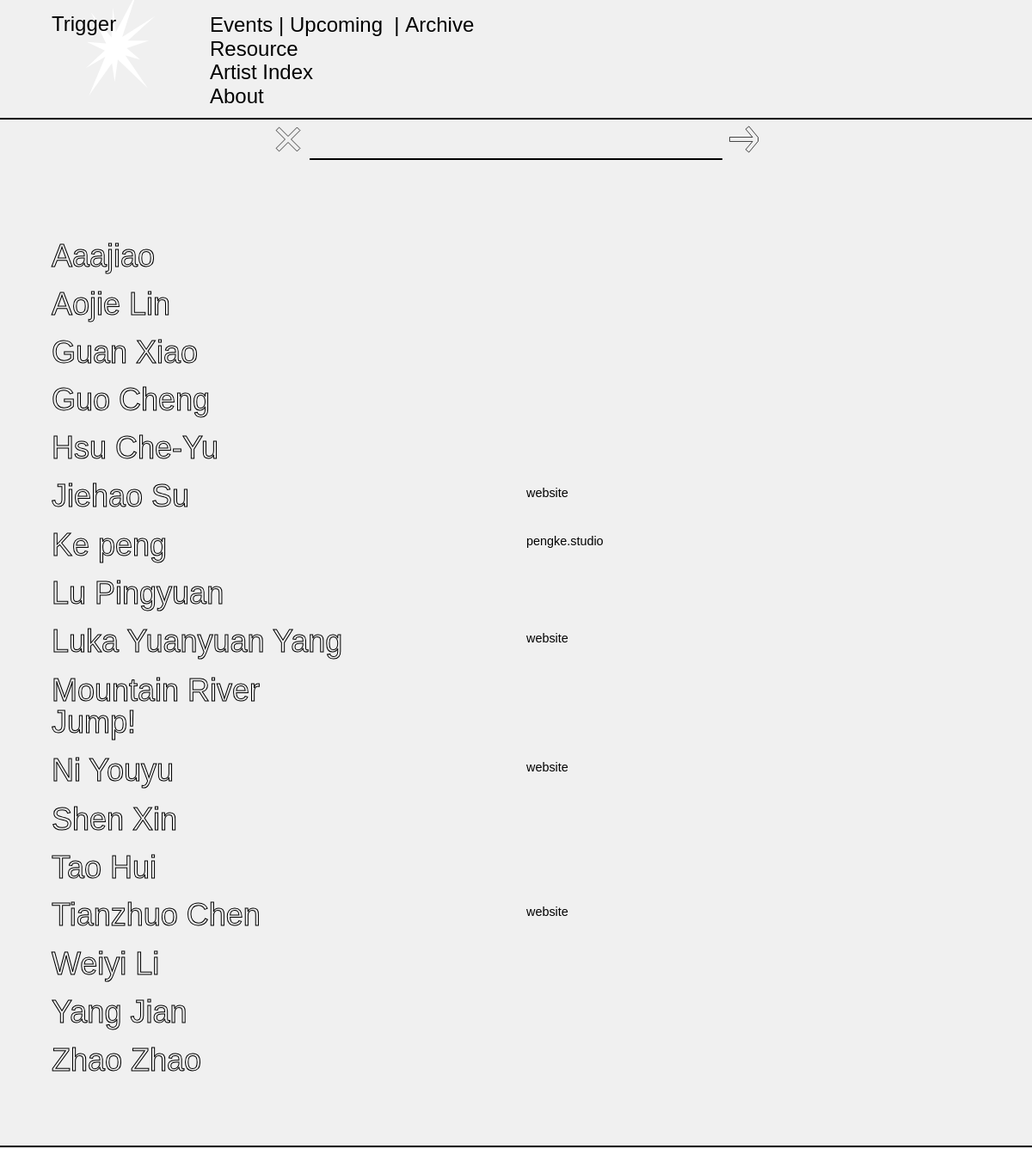
The app's page /artist-index with its own data.
### tables this page shows
CREATE TABLE `objects` (
  `id` int(10) unsigned NOT NULL AUTO_INCREMENT,
  `active` int(1) unsigned NOT NULL DEFAULT '1',
  `created` datetime DEFAULT NULL,
  `modified` datetime DEFAULT NULL,
  `rank` int(10) unsigned DEFAULT NULL,
  `name1` tinytext,
  `name2` tinytext,
  `url` tinytext,
  `email` tinytext,
  `begin` datetime DEFAULT NULL,
  `end` datetime DEFAULT NULL,
  `date` datetime DEFAULT NULL,
  `head` tinytext,
  `main_two` mediumblob,
  `notes` mediumblob,
  `event_date` datetime DEFAULT NULL,
  `location` text,
  `cato` tinytext,
  `event_time` datetime DEFAULT NULL,
  `main_one` mediumblob,
  `website` text,
  `exhibit` text,
  `reading` text,
  `qanda` mediumblob,
  `thumbnail` tinytext,
  `reading_fromid` int(10) DEFAULT NULL,
  `reading_toid` int(10) DEFAULT NULL,
  PRIMARY KEY (`id`)
);

### controller/nav_controller.php (called while the page is built)
<?
$menu_items = $oo->children(0);
foreach($menu_items as $key => $mi){
	if($mi['url'] == 'events'){
		$menu_items[$key]['submenu'] = $oo->children($mi['id']);
	}
}
require_once('views/nav.php');

### controller/head_controller.php (called while the page is built, shortened)
<?
$oo = new Objects();
$uu = new URL();
if($uu->id)
    $item = $oo->get($uu->id);
else
    $item = $oo->get(0);
$item = $oo->get($uu->id);
require_once('views/head.php');
?>

### open-records-generator/models/objects.php (called while the page is built, shortened)
<?
class Objects extends Model
{
	public function children($o)
	{
		$fields = array("objects.*");
		$tables = array("objects", "wires");
		$where	= array("wires.fromid = '".$o."'",
						"wires.active = 1",
						"wires.toid = objects.id",
						"objects.active = '1'");
		$order 	= array("objects.rank", "objects.begin", "objects.end", "objects.name1");
		return $this->get_all($fields, $tables, $where, $order);
	}
	public function urls_to_ids($u)
	{
		$objects = array();
		for($i = 0; $i < count($u); $i++)
		{
			$fields = array("objects.id",
							"objects.name1");
			$tables = array("objects", "wires");
			$where 	= array("wires.toid = objects.id",
							"objects.url = '".$u[$i]."'",
							"wires.active = '1'",
							"objects.active = '1'");
            $order 	= array("objects.rank", "objects.begin", "objects.end", "objects.name1");
			$tmp = $this->get_all($fields, $tables, $where, $order);
			$fromid = $tmp[0]['id'];
			$objects[] = $fromid;
		}
		return $objects;
	}
}
?>

### open-records-generator/models/model.php (called while the page is built, shortened)
<?
class Model
{
	public static function get($id)
	{
		global $db;
		$sql = "SELECT *
				FROM " . static::table_name . "
				WHERE id = $id
				LIMIT 1";
		$res = $db->query($sql);
		$item = $res->fetch_assoc();
		return $item;
	}
	public static function get_all(	$fields = array("*"),
									$tables = array("objects"),
									$where = array(),
									$order = array(),
									$limit = '',
									$descending = FALSE,
									$distinct = TRUE)
	{
		global $db;
		$sql = "SELECT ";
		if($distinct)
			$sql .= "DISTINCT ";
		$sql .= implode(", ", $fields) . " ";
		$sql .= "FROM " . implode(", ", $tables) . " ";
		if (!empty($where))
			$sql .= "WHERE " . implode(" AND ", $where) . " ";
		if (!empty($order))
			$sql .= "ORDER BY " . implode(", ", $order) . " ";
		$res = $db->query($sql);
		$items = array();
		while ($obj = $res->fetch_assoc())
			$items[] = $obj;
		return $items;
	}
}
?>

### controller/artist-index_controller.php (called while the page is built, shortened)
<?
$this_id = $item['id'];
$isSearch = false;
if(isset($_POST['keyword']) && $_POST['keyword'] != ''){
	$isSearch = true;
	$keyword = $_POST['keyword'];
	$children = search($this_id, $keyword);
	if(count($children) == 0)
		$noResult = true;
}else{
	$children = $oo->children($this_id);
}
$index_list = array();
foreach($children as $key => $child){
	$index_list[$key]['name'] = $child['name1'];
	$index_list[$key]['link'] = $child['website'];
	$index_list[$key]['exhibit'] = $child['exhibit'];
	$index_list[$key]['brief'] = $child['main_one'];
	$index_list[$key]['tag'] = $child['main_two'];
}
require_once('views/artist-index.php');
?>

### open-records-generator/config/config.php (called while the page is built, shortened)
<?php
$root = $_SERVER["DOCUMENT_ROOT"]."/";
$admin_root = $root . "open-records-generator/";
$models_root = $admin_root . "models/";
require_once($models_root."model.php");
require_once($models_root."objects.php");
spl_autoload_register(function ($class) {
	$file = strtolower(preg_replace('#\\\|_(?!.+\\\)#','/', $class) . '.php');
});
?>

### open-records-generator/config/url.php (called while the page is built, shortened)
<?php
class URL extends URL_Base {
	function __construct($urls=null) {
		global $oo;
		if (!$urls) {
           	 	$script = explode('/', rtrim($_SERVER['SCRIPT_NAME'], '/'));
        		$urls = explode('/', rtrim($_SERVER['REQUEST_URI'], '/'));
        		while($script[0] == $urls[0]) {
	                array_shift($script);
            		array_shift($urls);
        		}
        	}
		try {
			$ids = $oo->urls_to_ids($urls);
		}
		catch(Exception $e) {
			$urls = array_slice($urls, 0, $e->getMessage());
			$ids = $oo->urls_to_ids($urls);
		}
		$id = $ids[count($ids)-1];
		$this->id = $id;
	}
}
?>

### views/artist-index.php (the view, shortened to what this page needs)
<div id = "main_ctner_artist-index" class = "main_ctner <? echo $isSearch ? 'viewing_search' : '' ?>">
	<div id = 'artist-index_list'>
	<? foreach($index_list as $list_item) { ?>
		<div class = 'artist-index_item explodeCtner'>
			<h4 class = 'item_name'><svg class = 'explode'></svg><? echo $list_item['name']; ?></h4>
			<div class = 'item_tag'><? echo $list_item['tag']; ?></div>
			<div class = 'item_link'><? echo $list_item['link']; ?><br><? echo $list_item['exhibit']; ?></div>
		</div>
	<? } ?>
	</div>
</div>

### views/nav.php (shortened to what this page needs)
<div id = "nav" class = "<? echo ($uri[1] == "") ? "" : "folded" ?>">
	<div id = "title" >
		<h1 class = 'logo_explodeCtner'><a href = "/">Trigger</a></h1>
	</div>
	<div id = "menu_ctner">
		<? foreach($menu_items as $mi){
			$this_url = strtolower($mi['url']);
		?>
			<div id = "menu_btn_<? echo $this_url; ?>" class = "menu_btn" >
				<a class = "<?
					if($this_item == 'events') echo ($uri[1] == $this_url || $uri[1] == '') ? 'active' : '' ;
					else echo ($uri[1] == $this_url) ? 'active' : '' ;
					?> explodeCtner"  href = "/<? echo $this_url; ?>">
					<svg class = 'explode'></svg><? echo $mi['name1'] ?>
				</a>
				<? if(isset($mi['submenu'])){
						foreach($mi['submenu'] as $si){
							$this_sub_name = $si['name1'];
							$this_sub_url = strtolower($si['url']);
							?>
							<a class = "<? echo ($uri[2] == $this_sub_url) ? 'active' : '' ?> explodeCtner"  href = "/<? echo $this_url; ?>/<? echo $this_sub_url; ?>">
								<svg class = 'explode'></svg>&nbsp;|&nbsp;<? echo $this_sub_name; ?>&nbsp;</a>
					<? } ?>
				<? } ?>
			</div>
		<? } ?>
	</div>
</div>

### style/exe.css (style rules this page uses)
* { padding: 0; margin: 0; -webkit-box-sizing: border-box; -moz-box-sizing: border-box; box-sizing: border-box; position: relative; position: -webkit-relative; }
html { font-size: 1vw; font-family: neue-haas-grotesk-text, sans-serif; font-weight: 400; font-style: normal; }
body { background-color: #f0f0f0; color: black; }
h1 { font-weight: 400; font-size: 2rem; line-height: 1.05em; }
h4 { font-weight: 400; font-size: 2rem; line-height: 1.05em; }
a { color: #000; text-decoration: none; font-style: normal; }
.explode { position: absolute; position: -webkit-absolute; pointer-events: none; z-index: -1; }
#nav { display: grid; grid-template-columns: repeat(12, 1fr); grid-gap: 2vw; position: fixed; position: -webkit-fixed; top: 0; left: 0; z-index: 1000; width: 100vw; max-width: 100%; padding: 1.25vw 5vw 1vw 5vw; background-color: #f0f0f0; }
#nav #title { grid-column: 1/2 span; }
#nav #title a { font-style: normal; }
#nav #menu_ctner { grid-column: 3/8 span; }
#nav #menu_ctner a { font-size: 2rem; line-height: 1.15em; display: inline-block; max-height: 5vw; -webkit-transition: max-height 0.35s; -moz-transition: max-height 0.35s; -ms-transition: max-height 0.35s; -o-transition: max-height 0.35s; transition: max-height 0.35s; }
#nav #menu_ctner a.active { font-style: normal; }
#nav #menu_ctner .menu_btn { cursor: pointer; display: flex; }
#nav.folded { border-bottom: none; }
#nav.folded #menu_ctner a:not(.active) { max-height: 0; overflow: hidden; }
.logo_explodeCtner .explode { width: 100%; height: 10vw; top: -2vw; }
.main_ctner { margin-bottom: 6vw; border-bottom: 2px solid #000; padding-top: 15vw; }
#main_ctner_artist-index { padding: 12vw 0 6vw 0; }
#main_ctner_artist-index #artist-index_list { padding-left: 5vw; padding-right: 5vw; }
#main_ctner_artist-index #artist-index_list .artist-index_item { font-size: 1.2rem; display: grid; grid-template-columns: repeat(12, 1fr); grid-gap: 2vw; padding: 0.75vw 0; cursor: pointer; }
#main_ctner_artist-index #artist-index_list .artist-index_item > * { display: inline-block; vertical-align: top; padding-top: 0.55vw; }
#main_ctner_artist-index #artist-index_list .artist-index_item .item_name { grid-column: 1/4 span; cursor: pointer; padding-top: 0; font-weight: 500; color: black; -webkit-text-fill-color: transparent; -webkit-text-stroke-width: 1px; -webkit-text-stroke-color: black; -webkit-text-fill-color: #f0f0f0; font-size: 3rem; }
#main_ctner_artist-index #artist-index_list .artist-index_item .item_tag { grid-column: 5/2 span; }
#main_ctner_artist-index #artist-index_list .artist-index_item .item_link { grid-column: 7/2 span; }
#main_ctner_artist-index #artist-index_list .artist-index_item .item_link > a { display: none; }
#main_ctner_artist-index #artist-index_list .artist-index_item .item_link > a:first-child { display: inline; }

### records on screen
objects: name1 "Events"
objects: name1 "Upcoming"
objects: name1 "Archive"
objects: name1 "Resource"
objects: name1 "Artist Index"
objects: name1 "About"
objects: name1 "Jiehao Su", website "website"
objects: name1 "Ke peng", website "pengke.studio"
objects: name1 "Luka Yuanyuan Yang", website "website"
objects: name1 "Ni Youyu", website "website"
objects: name1 "Tianzhuo Chen", website "website"

### other values on screen
$list_item['name'] "Aaajiao"
$list_item['name'] "Aojie Lin"
$list_item['name'] "Guan Xiao"
$list_item['name'] "Guo Cheng"
$list_item['name'] "Hsu Che-Yu"
$list_item['name'] "Lu Pingyuan"
$list_item['name'] "Mountain River Jump!"
$list_item['name'] "Shen Xin"
$list_item['name'] "Tao Hui"
$list_item['name'] "Weiyi Li"
$list_item['name'] "Yang Jian"
$list_item['name'] "Zhao Zhao"
